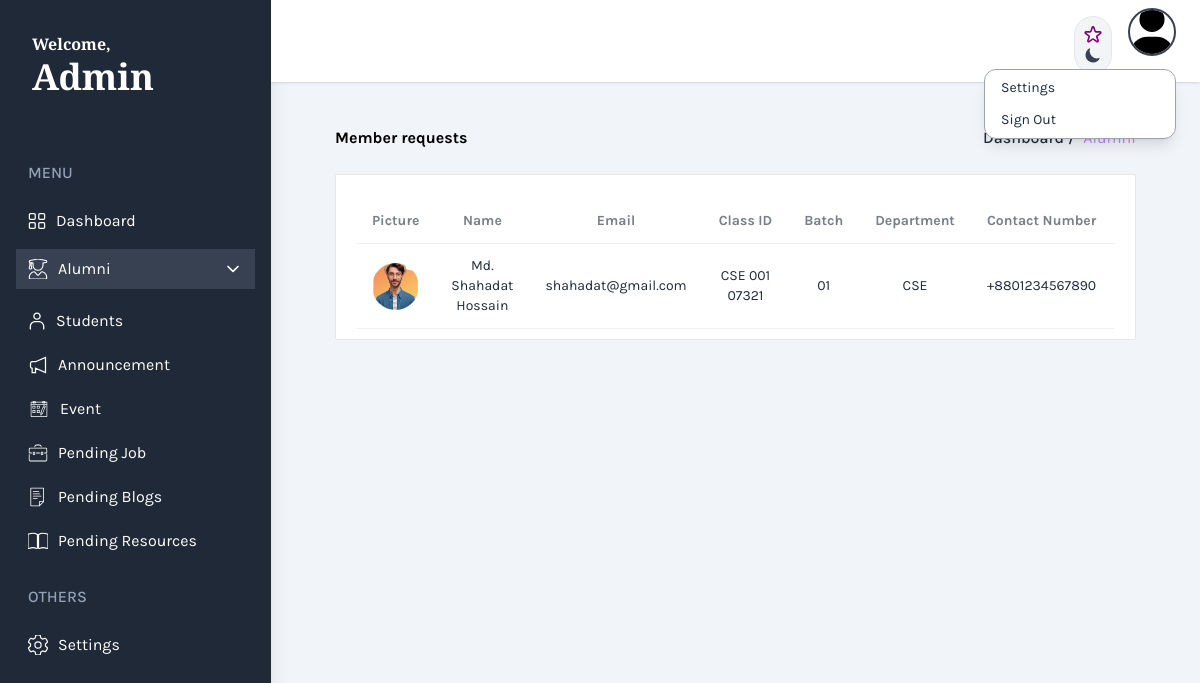
The app's page /admin/pending_alumni.php (signed in) with its own data.
### tables this page shows
CREATE TABLE `user` (
  `u_id` varchar(20) NOT NULL,
  `first_Name` varchar(100) NOT NULL,
  `last_Name` varchar(100) NOT NULL,
  `email` varchar(100) NOT NULL,
  `password` varchar(100) NOT NULL,
  `status` varchar(100) NOT NULL,
  `role` varchar(100) NOT NULL
);

CREATE TABLE `alumni` (
  `alumni_id` varchar(20) NOT NULL,
  `class_id` varchar(20) NOT NULL,
  `batch` varchar(20) NOT NULL,
  `passing_year` varchar(20) NOT NULL,
  `contact_number` varchar(15) NOT NULL,
  `full_address` varchar(200) NOT NULL,
  `city` varchar(100) NOT NULL,
  `id_photo` varchar(200) NOT NULL,
  `department` text NOT NULL,
  `created_at` timestamp NOT NULL DEFAULT current_timestamp()
);

### admin/pending_alumni.php (the view, shortened to what this page needs)
<?php
	if ($_SESSION['login'] == TRUE && $_SESSION['status'] == 'Active') {
	?>
<!DOCTYPE html>
<html lang="en">
<head>
    <link href="https://cdn.jsdelivr.net/npm/daisyui@4.11.1/dist/full.min.css" rel="stylesheet" type="text/css" />
    <script src="https://cdn.tailwindcss.com"></script>
    <link href="https://cdn.jsdelivr.net/npm/tailwindcss@2.2.19/dist/tailwind.min.css" rel="stylesheet">
    <link href="https://cdnjs.cloudflare.com/ajax/libs/tailwindcss/2.2.19/tailwind.min.css" rel="stylesheet">
</head>
<body class="bg-slate-100 font-family-karla flex" x-data="setup()" :class="{ 'dark': isDark }">
    <aside class="relative h-screen w-[350px] hidden sm:block shadow-xl bg-gray-800">
        <div class="p-8 mb-5 ">
            <a class="text-white text-base font-bold font-garamond hover:text-gray-300">Welcome,</a>
            <h1 class="text-4xl font-garamond font-bold text-white">Admin</h1>
        </div>
        <nav class="text-white text-base  pt-3">
            <h3 class="mb-4 ml-7 text-base font-medium text-slate-400">MENU</h3>
            <a href="a_dashboard.php" class="flex items-center text-white gap-2.5 py-2 px-3 ml-4 mr-4 my-1 nav-item">
                Dashboard
            </a>
            <details class="group relative">
              <summary class="flex items-center justify-between text-white py-2 px-3 mx-4 my-2 active-nav-link cursor-pointer gap-2.5">
              <span class="flex-1">Alumni</span>
              </summary>
            </details>
            <a href="a_students.php" class="flex items-center text-white py-2 px-3 ml-4 mr-4 my-1 nav-item gap-2.5">
                <path d="M9,8.087,21,3V21L9,15.913V21H5V15.913a2,2,0,0,1-2-2V10.087a2,2,0,0,1,2-2Z"/>
              </svg>Students
            </a>
            <a href="a_announcement.php" class="flex items-center text-white py-2 px-3 ml-4 mr-4 my-1 nav-item gap-2.5">
              <svg xmlns="http://www.w3.org/2000/svg" viewBox="0 0 24 24" fill="none" stroke="white" stroke-width="1.5" height="20" width="20">
                <path d="M9,8.087,21,3V21L9,15.913V21H5V15.913a2,2,0,0,1-2-2V10.087a2,2,0,0,1,2-2Z"/>
              </svg>Announcement
            </a>
            <a href="a_event.php" class="flex items-center text-white py-2 px-3 ml-4 mr-4 my-1 nav-item gap-2.5">
            Event
            </a>
            <a href="pending_job.php" class="flex items-center text-white py-2 px-3 ml-4 mr-4 my-1 nav-item gap-2.5">
            Pending Job
            </a>
            <a href="pending_blogs.php" class="flex items-center text-white py-2 px-3 ml-4 mr-4 my-1 nav-item gap-2.5">
              Pending Blogs
            </a>
            <a href="pending_resources.php" class="flex items-center text-white py-2 px-3 ml-4 mr-4 my-1 nav-item gap-2.5">
                Pending Resources
            </a>
      <div>
        <h3 class="mb-4 ml-7 mt-6 text-base font-medium text-slate-400">OTHERS</h3>
        <a href="a_settings.php" class="flex items-center text-white py-2 px-3 ml-4 mr-4 my-1 nav-item gap-2.5">
              Settings
            </a>
      </div>
        </nav>
    </aside>
    <div class="w-full flex flex-col h-screen overflow-y-auto overflow-x-hidden dark:bg-gray-900">
        <header class="sticky top-0 z-999 w-full items-center bg-white dark:bg-gray-800 shadow py-2 px-6  hidden sm:flex">
            <div class="w-1/2">
            <h1 class="mb-36 lg:mb-0 -ml-10 lg:-ml-0 lg:text-4xl font-garamond flex dark:text-white multicolor-text"><img src="images/logo (2).png" alt="" class="lg:w-14 w-14 -mt-1"></h1>
            </div>
            <div class="w-1/2 flex justify-end gap-4">
            <div class="pt-2">
              <button
                aria-hidden="true"
                @click="toggleTheme"
                class="group p-2 transition-colors duration-200 rounded-full bg-gray-100 border hover:bg-blue-200 dark:bg-gray-50 dark:hover:bg-gray-200 text-gray-900 focus:outline-none"
              >
              </button>
            </div>
        <div x-data="{ isOpen: false }" class="relative">
                <button
                  @click="isOpen = !isOpen"
                  class="relative z-10 w-12 h-12 rounded-full overflow-hidden border-2 border-gray-700 hover:border-gray-300 focus:outline-none"
                >
                  <img
                    src="../images/icons/user-solid.svg"
                    alt="User Profile"
                    class="w-full h-full object-cover"
                  />
                </button>
                <button x-show="isOpen" @click="isOpen = false" class="h-full w-full fixed inset-0 cursor-default"></button>
                <div
                  x-show="isOpen"
                  @click.outside="isOpen = false"
                  class="absolute right-0 mt-2 w-48 rounded-xl border border-gray-400 dark:border-gray-700 bg-white shadow-lg dark:bg-gray-800"
                  x-transition
                  >
                  <a
                    href="../alumni/alumni_settings.php"
                    class="block mx-2 px-2 my-1 py-1 rounded-lg text-sm dark:text-gray-200 hover:bg-gray-200 dark:hover:bg-gray-700"
                  >
                    Settings
                  </a>
                  <a
                    href="../logout.php"
                    class="block mx-2 px-2 my-1 py-1 rounded-lg text-sm dark:text-gray-200 hover:bg-gray-200 dark:hover:bg-gray-700"
                  >
                    Sign Out
                  </a>
                </div>
              </div>
        </div>
      </header>
        <main>
            <div class="lg:mx-10 mx-auto max-w-screen-2xl my-5 p-4 md:p-6 2xl:p-10">
                <div class="mx-auto max-w-242.5">
                    <div class="mb-6 flex flex-col gap-3 sm:flex-row sm:items-center sm:justify-between">
                        <h2 class="text-title-md2 font-bold text-black dark:text-white">
                            Member requests
                        </h2>
                        <nav>
                            <ol class="flex items-center gap-2">
                                <li>
                                    <a class="font-medium dark:text-white" href="a_dashboard.php">Dashboard /</a>
                                </li>
                                <li class="text-purple-400">Alumni</li>
                            </ol>
                        </nav>
                    </div>
                </div>
                <div
                    class="rounded-sm border border-stroke bg-white px-5 pb-2.5 pt-6 shadow-default dark:border-gray-700 sm:px-7.5 xl:pb-1 dark:bg-gray-800">
                    <div class="overflow-x-auto scrollbar-thin">
                        <table class="table font-family-karla text-center">
                            <thead>
                                <tr class="text-sm dark:text-white dark:border-gray-700">
                                    <th>Picture</th>
                                    <th>Name</th>
                                    <th>Email</th>
                                    <th>Class ID</th>
                                    <th>Batch</th>
                                    <th>Department</th>
                                    <th>Contact Number</th>
                                    <th>Address</th>
                                </tr>
                            </thead>
                            <?php
								include_once '../db_con/dbCon.php';
								$result = mysqli_query($db,"SELECT * FROM user INNER JOIN alumni on user.u_id=alumni.alumni_id AND user.status = 'Pending' ORDER BY created_at DESC");
								while($row = mysqli_fetch_array($result)) {
							?>
                            <tbody id="myTable">
                                <tr class="dark:text-white dark:border-gray-700">
                                    <td>
                                        <img src="../upload/images/<?php echo $row["id_photo"]; ?>" alt="Avatar"
                                            class="mask mask-circle h-14 w-14" />
                                    </td>
                                    <td><?php echo $row["first_Name"]; ?> <?php echo $row["last_Name"]; ?></td>
                                    <td><?php echo $row["email"]; ?></td>
                                    <td><?php echo $row["class_id"]; ?></td>
                                    <td><?php echo $row["batch"]; ?></td>
                                    <td><?php echo $row["department"]; ?></td>
                                    <td>+88<?php echo $row["contact_number"]; ?></td>
                                    <td><?php echo $row["full_address"]; ?></td>
                                </tr>
                                <?php
						}
					?>
                        </table>
                    </div>
                </div>
            </div>
        </main>
    </div>
</body>
</html>
<?php
	} else {
		header('location:login.php?deactivate');
	}
?>

### admin/pending_alumni.php (style rules this page uses)
.font-garamond { font-family: "EB Garamond", serif; }
.font-family-karla { font-family: karla; }
.active-nav-link { background: #374151; }

### records on screen
user: alumni.id_photo (picture), first_Name "Md. Shahadat", last_Name "Hossain", email "shahadat@gmail.com", alumni.class_id "CSE 001 07321", alumni.batch "01", alumni.department "CSE", alumni.contact_number "01234567890"
